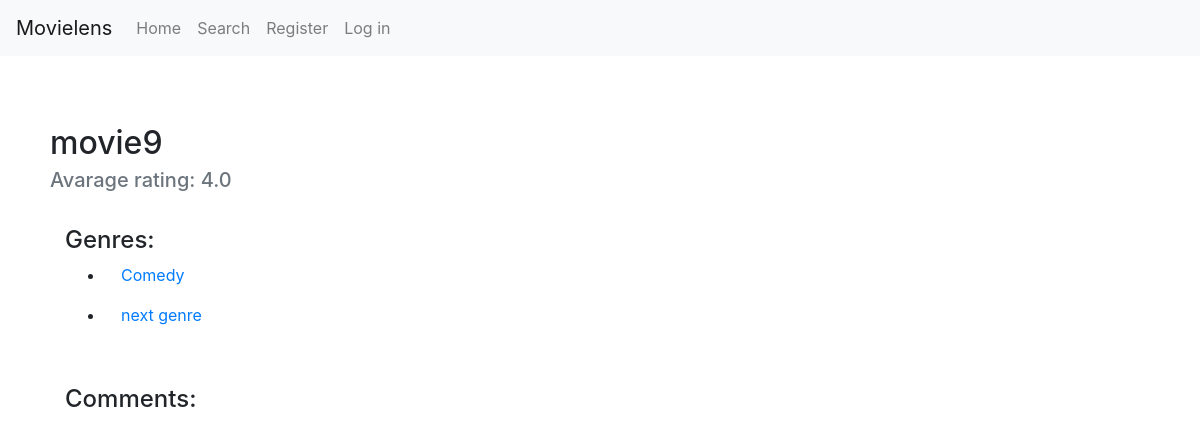
Before: /movie/10 with the older database file.
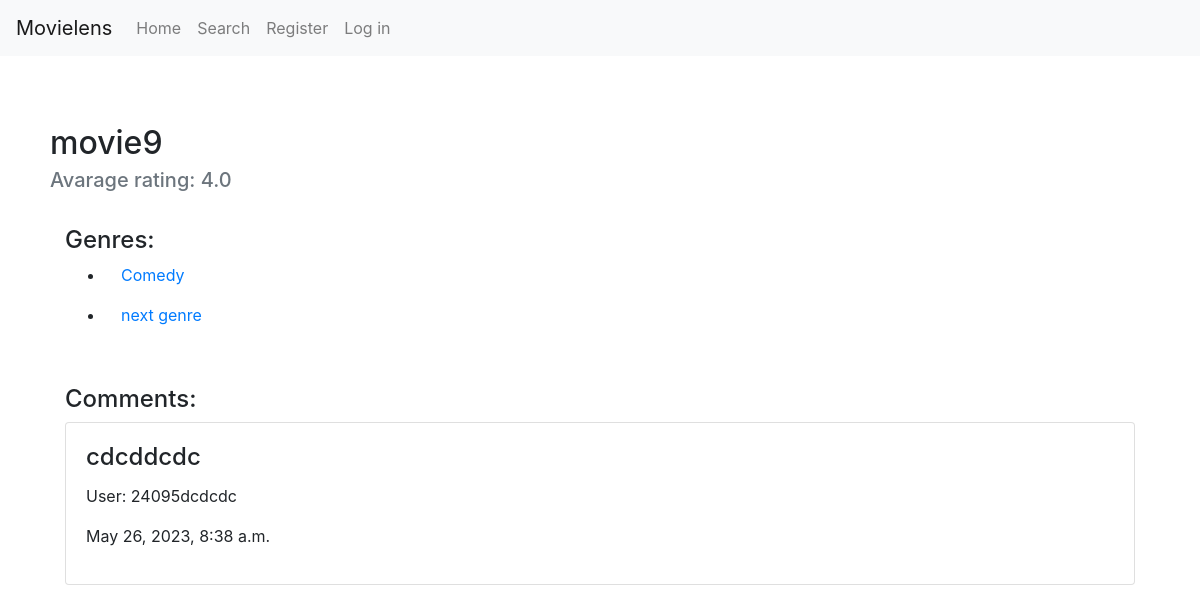
After: the same page with the newer database file.
### userview/models.py (models this page shows, shortened)
class Genre(models.Model):
    name = models.CharField(max_length=300)

class Comment(models.Model):
    comment = models.CharField(max_length=1000)
    user = models.ForeignKey(settings.AUTH_USER_MODEL,
    on_delete=models.CASCADE)
    movie = models.ForeignKey(Movie, on_delete=models.CASCADE)
    timestamp = models.DateTimeField(auto_now_add=True)

### userview/views.py (the view)
# urls.py: path("movie/<int:movie_id>", views.view_movie, name="index"),
def view_movie(request: HttpRequest, movie_id):
    template=loader.get_template('userview/movie.html')
    movie=get_object_or_404(Movie, pk=movie_id)
    ratings=Rating.objects.filter(movie=movie_id)
    comments=Comment.objects.filter(movie=movie_id)
    sum=0
    for rating in ratings:
        sum+=rating.value
    avarage = sum/len(ratings)
    context = {
    'response' : movie,
    'avarage_rating': avarage,
    'comments': comments
    }
    return HttpResponse(template.render(context,request))

### userview/templates/userview/movie.html (shortened to what this page needs)
<!DOCTYPE html>
<html lang="en">
<head>
  <link rel="stylesheet" href="https://stackpath.bootstrapcdn.com/bootstrap/4.3.1/css/bootstrap.min.css"
 />
</head>
<body>
  {% extends "userview/header.html" %} {% block content %}
  {% load crispy_forms_tags %}
  {% load static %}
  {% if response %}
  <div class="container py-5">
    <div class="card-body">
      <div class="row">
        <div class="col-xs-1-6">
          <h2 class="card-title">{{response.title}}</h2>
          <h5 class="card-subtitle text-muted">Avarage rating: {{avarage_rating}}</h5>
        </div>
      </div>
    </div>
    <div class="card-body">
      <h4 class="card-subtitle">Genres:</h4>
      <ul>
        {% for genre in response.genres.all%}
        <li>
          <a class="nav-link" href="/genre/{{genre.id}}">{{ genre.name }}</a>
        </li>
        {% endfor %}
      </ul>
    </div>
    <div class="card-body">
      <h4 class="card-subtitle mb-2">Comments:</h4>
      {% for comment in comments.all%}
      <div class="card mb-2 mt-1">
        <div class="card-body">
          <h4 class="card-title">{{comment.comment}}</h4>
          <p class="card-text">User: {{comment.user}}</p>
          <p>{{comment.timestamp}}</p>
        </div>
      </div>
      {% endfor %}
    </div>
  </div>
</body>
{% endif %}
{% endblock %}

Changed rows visible on the page:
added Comment: comment "cdcddcdc", user "24095dcdcdc", timestamp "May 26, 2023, 8:38 a.m."
